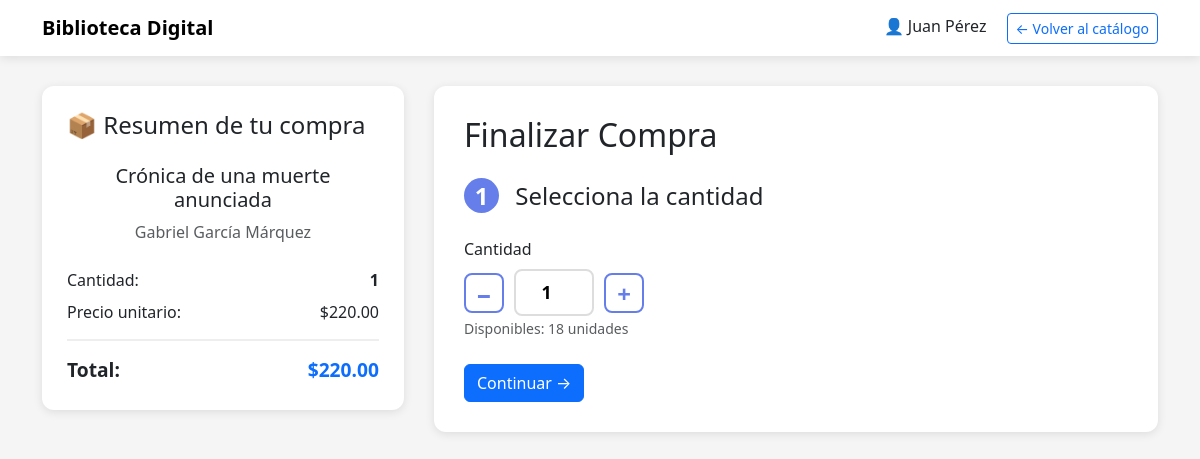
The page /modulos/proceso_compra.php?id=7 (signed in) on the database its author committed.
### tables this page shows
CREATE TABLE IF NOT EXISTS Libros (
    id_libro INT AUTO_INCREMENT PRIMARY KEY,
    titulo VARCHAR(200) NOT NULL,
    isbn VARCHAR(20) DEFAULT NULL,
    autor VARCHAR(100) NOT NULL,
    categoria VARCHAR(50),
    anio_publicacion INT DEFAULT NULL,
    descripcion TEXT,
    cantidad_disponible INT DEFAULT 0,
    precio DECIMAL(10,2) NOT NULL,
    imagen_url VARCHAR(255),
    fecha_ingreso DATETIME DEFAULT CURRENT_TIMESTAMP,
    INDEX idx_titulo (titulo),
    INDEX idx_categoria (categoria)
);

### config/conexion.php (called while the page is built, shortened)
<?php
class Conexion {
    public $con;
    public $where;
    public $having;
    public $binds;
    function __construct($opt) {
        $con = false;
        if (is_array($opt)) {
            try {
                $tipo     = $opt["tipo"];
                $bd       = $opt["bd"];
                $servidor = isset($opt["servidor"]) ? $opt["servidor"] : NULL;
                if ($tipo == "mysql") {
                    $usuario    = $opt["usuario"];
                    $contrasena = $opt["contrasena"];
                    $con = new PDO("mysql:host=$servidor;dbname=$bd", $usuario, $contrasena);
                }
                elseif ($tipo == "sqlite") {
                    $con = new PDO("sqlite:$bd");
                }
            }
            catch (PDOException $e) {
                $con = false;
            }
        }
        $this->con = $con;
    }
    function prepare($sql) {
        return $this->con->prepare($sql);
    }
    function select($tableName, $selects="*") {
        return new Select($this->con, "SELECT $selects FROM $tableName");
    }
    function addCondition($clause, $cam, $rel, $val, $pattern) {
        if ($clause == "WHERE") {
            $where      = $this->where;
            $clause_cnt = $where;
        }
        elseif ($clause == "HAVING") {
            $having = $this->having;
            $clause_cnt = $having;
        }
        $clause_cnt = "$clause_cnt $pattern";
        $clause_cnt = preg_replace('/{cam}/', $cam, $clause_cnt);
        $clause_cnt = preg_replace('/{rel}/', $rel, $clause_cnt);
        $binds = $this->binds;
        if (strpos($clause_cnt, "{val}") !== false) {
            $count      = 0;
            $clause_cnt = preg_replace('/{val}/', "?", $clause_cnt, -1, $count);
            $binds[] = $val;
        }
        $this->binds = $binds;
        if ($clause == "WHERE") {
            $this->where = $clause_cnt;
        }
        elseif ($clause == "HAVING") {
            $this->having = $clause_cnt;
        }
    }
    function clause_cnt($clause, $cnt, $cam, $rel, $val, $pattern) {
        if ($clause == "WHERE") {
            $where       = $this->where;
            $where       = ($cnt ? "" : $clause) . "$where $cnt";
            $this->where = $where;
        }
        elseif ($clause == "HAVING") {
            $having       = $this->having;
            $having       = ($cnt ? "" : $clause) . "$having $cnt";
            $this->having = $having;
        }
    }
}
class Select extends Conexion {
    public $sql;
    public $joins;
    public $groupby;
    public $orderby;
    public $limit;
    function __construct($con, $sql) {
        $this->con = $con;
        $this->sql   = $sql;
        $this->binds = array();
        $this->joins   = "";
        $this->where   = "";
        $this->groupby = "";
        $this->having  = "";
        $this->orderby = "";
        $this->limit   = "";
    }
    function getQuery() {
        $sql     = $this->sql;
        $joins   = $this->joins;
        $where   = $this->where;
        $groupby = $this->groupby;
        $having  = $this->having;
        $orderby = $this->orderby;
        $limit   = $this->limit;
        if ($where) {$sql = "$sql\r\n$where";}
        return $sql;
    }
    function execute() {
        $data = array();
        $sql   = $this->getQuery();
        $binds = $this->binds;
        $select = $this->prepare($sql);
        foreach ($binds as $x => $bind) {
            $select->bindParam($x + 1, $binds[$x]);
        }
        $select->execute();
        if ($select->rowcount()) {
            while ($row = $select->fetch(PDO::FETCH_ASSOC)) {
                $subData = array();
                foreach ($row as $x => $field) {
                    $subData[]   = $row[$x];
                    $subData[$x] = $row[$x];
                }
                $data[] = $subData;
            }
        }
        return $data;
    }
}
?>

### modulos/proceso_compra.php (the view, shortened to what this page needs)
<?php
require_once '../config/config.php';
$id_libro = isset($_GET['id']) ? intval($_GET['id']) : 0;
$db = new Conexion($opciones);
$query = $db->select("Libros", "*");
$query->where("id_libro", "=", $id_libro);
$libros = $query->execute();
$libro = $libros[0];
?>
<!DOCTYPE html>
<html lang="es">
<head>
    <link rel="stylesheet" href="https://cdn.jsdelivr.net/npm/bootstrap@5.3.0/dist/css/bootstrap.min.css">
</head>
<body>
    <nav class="navbar navbar-light mb-4">
        <div class="container">
            <a class="navbar-brand" href="../index.php">
                <strong>Biblioteca Digital</strong>
            </a>
            <div>
                <span class="me-3">👤 <?php echo htmlspecialchars($_SESSION['nombre_cliente']); ?></span>
                <a href="catalogo_libros.php" class="btn btn-sm btn-outline-primary">← Volver al catálogo</a>
            </div>
        </div>
    </nav>
    <div class="container">
        <div class="checkout-container">
            <div class="order-summary">
                <h4 class="mb-4">📦 Resumen de tu compra</h4>
                <div class="text-center mb-4">
                    <h5 class="mt-3"><?php echo htmlspecialchars($libro['titulo']); ?></h5>
                    <p class="text-muted mb-0"><?php echo htmlspecialchars($libro['autor']); ?></p>
                </div>
                <div class="summary-details">
                    <div class="d-flex justify-content-between mb-2">
                        <span>Cantidad:</span>
                        <strong id="cantidad-display">1</strong>
                    </div>
                    <div class="d-flex justify-content-between mb-2">
                        <span>Precio unitario:</span>
                        <span>$<?php echo number_format($libro['precio'], 2); ?></span>
                    </div>
                    <div class="d-flex justify-content-between summary-total">
                        <span><strong>Total:</strong></span>
                        <span><strong id="total-display" class="text-primary">$<?php echo number_format($libro['precio'], 2); ?></strong></span>
                    </div>
                </div>
            </div>
            <div class="checkout-form">
                <h2 class="mb-4">Finalizar Compra</h2>
                <form id="formCompra" method="post">
                    <div class="form-section active" data-step="1">
                        <h4 class="mb-4"><span class="step-number">1</span> Selecciona la cantidad</h4>
                        <div class="mb-4">
                            <label class="form-label">Cantidad</label>
                            <div class="quantity-selector">
                                <button type="button" class="qty-btn" onclick="cambiarCantidad(-1)">−</button>
                                <input type="number" id="cantidad" name="cantidad" value="1"
                                       min="1" max="<?php echo $libro['cantidad_disponible']; ?>"
                                       readonly class="qty-input">
                                <button type="button" class="qty-btn" onclick="cambiarCantidad(1)">+</button>
                            </div>
                            <small class="text-muted">Disponibles: <?php echo $libro['cantidad_disponible']; ?> unidades</small>
                        </div>
                        <button type="button" class="btn btn-primary" onclick="siguientePaso(2)">
                            Continuar →
                        </button>
                    </div>
                </form>
            </div>
        </div>
    </div>
</body>
</html>

### modulos/proceso_compra.php (style rules this page uses)
body { background: #f5f5f5; }
.navbar { background: white; box-shadow: 0 2px 10px rgba(0,0,0,0.1); }
.checkout-container { max-width: 1200px; margin: 30px auto; display: grid; grid-template-columns: 1fr 2fr; gap: 30px; }
.order-summary { background: white; padding: 25px; border-radius: 12px; box-shadow: 0 2px 10px rgba(0,0,0,0.1); height: fit-content; position: sticky; top: 20px; }
.checkout-form { background: white; padding: 30px; border-radius: 12px; box-shadow: 0 2px 10px rgba(0,0,0,0.1); }
.form-section { display: none; }
.form-section.active { display: block; }
.step-number { display: inline-block; width: 35px; height: 35px; background: #667eea; color: white; border-radius: 50%; text-align: center; line-height: 35px; font-weight: bold; margin-right: 10px; }
.quantity-selector { display: flex; align-items: center; gap: 10px; }
.qty-btn { width: 40px; height: 40px; border: 2px solid #667eea; background: white; color: #667eea; font-size: 1.5rem; border-radius: 8px; cursor: pointer; font-weight: bold; }
.qty-input { width: 80px; text-align: center; border: 2px solid #ddd; border-radius: 8px; padding: 8px; font-size: 1.1rem; font-weight: bold; }
.summary-total { border-top: 2px solid #eee; padding-top: 15px; margin-top: 15px; font-size: 1.2rem; }

### rows shown on the page
libros: titulo "Crónica de una muerte anunciada", autor "Gabriel García Márquez", precio "220.00", cantidad_disponible "18"

### other values the page prints
$_SESSION['nombre_cliente'] "Juan Pérez"
